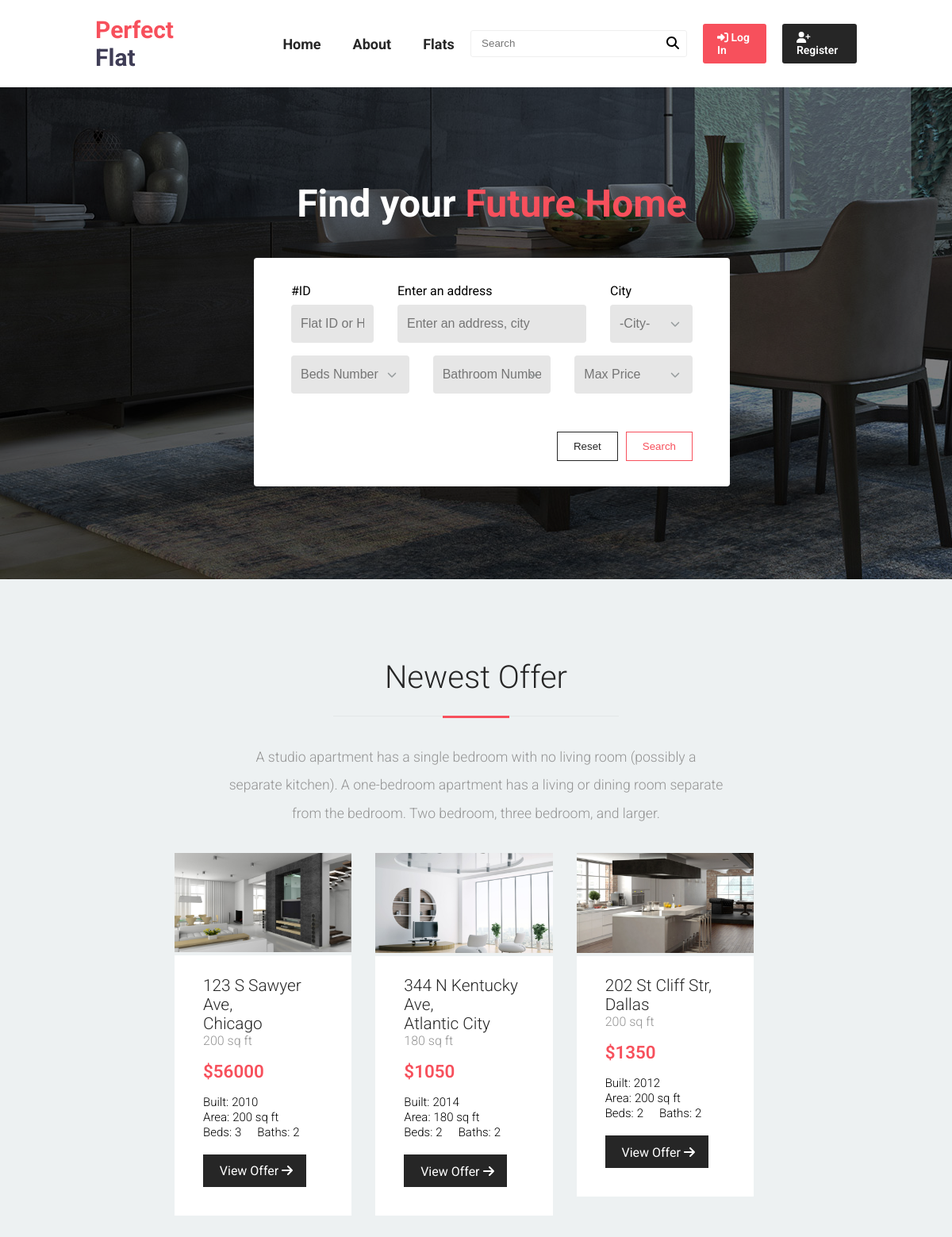
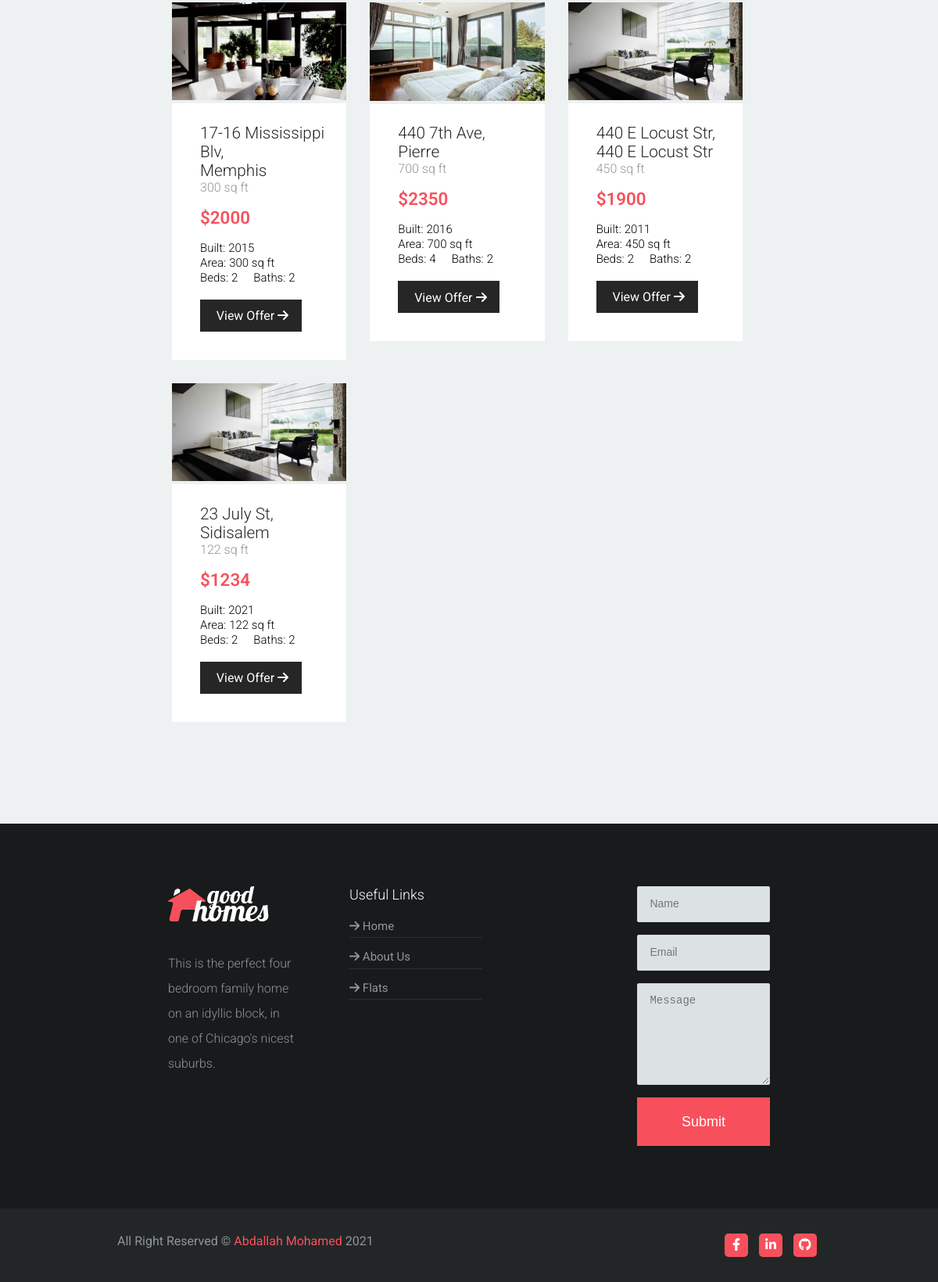
The app's page /home.php with its own data (2 pictures, top to bottom).
### tables this page shows
CREATE TABLE `flat` (
  `Id` int(11) NOT NULL,
  `Cost` decimal(10,0) NOT NULL,
  `Built` year(4) NOT NULL,
  `Bedrooms_No` int(11) NOT NULL,
  `Bathrooms_No` int(11) NOT NULL,
  `Size` decimal(10,0) NOT NULL,
  `Features` varchar(255) NOT NULL,
  `Approved` varchar(1) NOT NULL,
  `Owner_ID` int(11) NOT NULL,
  `Rent_Condition` varchar(20) NOT NULL,
  `Rent_Period` int(11) NOT NULL,
  `Available_Date` date NOT NULL,
  `Timetable_Days` varchar(255) NOT NULL,
  `Timetable_Start` time NOT NULL,
  `Timetable_End` time NOT NULL,
  `Detail` text NOT NULL
);

CREATE TABLE `flat_location` (
  `Flat_ID` int(11) NOT NULL,
  `House_No` int(11) NOT NULL,
  `Street_Name` varchar(50) NOT NULL,
  `City` varchar(50) NOT NULL
);

### Functions/db_functions.php (called while the page is built, shortened)
<?php
    function get_flats(){
        $pdo = new PDO(DBCONNSTRING, DBUSER, DBPASS);
        $pdo->setAttribute(PDO::ATTR_ERRMODE, PDO::ERRMODE_EXCEPTION);
        $sql = "SELECT * FROM flat INNER JOIN flat_img ON flat.Id = flat_img.Flat_ID INNER JOIN flat_location ON flat.Id = flat_location.Flat_ID";
        $statement = $pdo->prepare($sql);
        $statement->execute();
        $row = $statement->fetchAll();
        return $row;
    }

### home.php (the view, shortened to what this page needs)
<?php
    include "Templates/head.php";
    include "Templates/nav.php";
    $flats = get_flats();
?>
    <main class="home">
      <section class='home-intro'>
        <div class='intro-text'>
          <h1>Find your <span class="main-color">Future Home</span></h1>
          <div class='search-form'>
          <form action="search.php" method="POST" class='d-flex'>
            <div class='form-group col-3'>
              <label>#ID</label>
              <input type="number" name="flatId" placeholder="Flat ID or House No">
            </div>
            <div class='form-group col-6'>
              <label>Enter an address</label>
              <input type="text" name="location" placeholder="Enter an address, city">
            </div>
            <div class='form-group col-3'>
              <label>City</label>
              <div class="selection">
                <input type='text' list="city" name="city" placeholder="-City-">
              </div>
            </div>
            <div class='form-group col-4'>
              <div class='selection'>
                <input type='number' list="beds" name="bedrooms" placeholder="Beds Number">
              </div>
            </div>
            <div class='form-group col-4'>
              <div class='selection'>
                <input type='text' list="bathroom" placeholder="Bathroom Number">
              </div>
            </div>
            <div class='form-group col-4'>
              <div class='selection'>
                <input type='number' name ="price" list="price" placeholder="Max Price">
              </div>
            </div>
            <div class='form-submit col-12'>
              <input type='reset' class="resetBtn" value='Reset'>
              <input type='submit' class='searchBtn' name='search' value="Search">
            </div>
          </form>
        </div>
        </div>
      </section>
      <section class="home-flats">
        <div class='container'>
          <div class='section_title'>
            <h1>Newest Offer</h1>
            <p>A studio apartment has a single bedroom with no living room (possibly a separate kitchen). A one-bedroom apartment has a living or dining room separate from the bedroom. Two bedroom, three bedroom, and larger.
            </p>
          </div>
          <div class='flats_inner'>
            <?php foreach($flats as $flat): ?>
              <?php if($flat['Approved'] == 'T'): ?>
                <?php $flatImages = explode(',', $flat['image']); ?>
                <div class="flat_box">
                  <div class='flat_thumbnail'>
                    <img src='Assessts/Img/flats/<?= $flatImages[0]; ?>'>
                  </div>
                  <div class='flat_info'>
                    <div class='flat_info__address'>
                      <span class="street"><?= $flat['Street_Name']?>, </span>
                      <span class="city"><?= $flat['City'] ?></span>
                    </div>
                    <div class='flat_info__size'>
                      <span><?= $flat['Size']?> sq ft</span>
                    </div>
                    <div class='flat_info__price'>
                      <span> $<?= $flat['Cost'] ?></span>
                    </div>
                    <div class='flat_info__details'>
                      <div class='flat_info_row'>
                        <div class='flat_info__detail'>
                          <span class='flat_detail__label'>Built:</span>
                          <span class='flat_detail__data'><?= $flat['Built'] ?></span>
                        </div>
                        <div class='flat_info__detail'>
                          <span class='flat_detail__label'>Area:</span>
                          <span class='flat_detail__data'><?= $flat['Size']?> sq ft</span>
                        </div>
                      </div>
                      <div calss='flat_info_row'>
                        <div class='flat_info__detail'>
                          <span class='flat_detail__label'>Beds:</span>
                          <span class='flat_detail__data'><?= $flat['Bedrooms_No']?></span>
                        </div>
                        <div class='flat_info__detail'>
                          <span class='flat_detail__label'>Baths:</span>
                          <span class='flat_detail__data'><?= $flat['Bathrooms_No']?></span>
                        </div>
                      </div>
                    </div>
                    <div class='flat_info__buttons'>
                      <a href="flat_detail.php?id=<?php echo $flat['Id'];?>" class='viewBtn'>
                        View Offer
                        <i class="fas fa-arrow-right"></i>
                      </a>
                    </div>
                  </div>
                </div>
              <?php endif; ?>
            <?php endforeach; ?>
          </div>
        </div>
      </section>
    </main>
  </body>
</html>
<?php
  include "Templates/foot.php";
?>
  </body>
</html>

### Assessts/CSS/style.css (style rules this page uses)
:root { --primary-color: #f7505c; --secondary-color: #3f3d56; --section-bg: #edf1f2; }
* { padding: 0; margin: 0; box-sizing: border-box; }
body { font-family: "Roboto", sans-serif; animation: fadeIn 0.85s; }
.main-color { color: var(--primary-color); }
.d-flex { display: flex; flex-wrap: wrap; }
.col-12, .col-6, .col-4, .col-3 { padding: 0 15px; }
.col-12 { width: 100%; }
.col-6 { flex-basis: 50%; max-width: 50%; }
.col-4 { flex-basis: 33.3333%; max-width: 33.3333%; }
.col-3 { flex-basis: 25%; max-width: 25%; }
.container { width: 80%; margin: 0 auto; }
.selection { position: relative; }
.section_title { text-align: center; }
.section_title h1 { position: relative; padding-bottom: 0.63em; margin-bottom: 0.85em; color: #262626; line-height: 1.2em; font-size: 2.5em; font-weight: 300; }
.section_title h1::before { content: ""; position: absolute; bottom: 0; left: 50%; transform: translateX(-50%); width: 360px; height: 1px; background: rgba(218, 221, 221, 0.5); }
.section_title h1::after { content: ""; position: absolute; bottom: -2px; left: 50%; transform: translateX(-50%); width: 84px; height: 3px; background: var(--primary-color); }
.section_title p { max-width: 65%; margin: auto; margin-bottom: 1.4em; color: #949494; font-size: 1.1rem; line-height: 2em; font-weight: 300; }
.home-intro { background-image: url("../Img/home-intro.jpg"); background-position: center; background-size: cover; display: flex; justify-content: center; align-items: center; height: 620px; position: relative; }
.home-intro:before { content: ""; position: absolute; top: 0; left: 0; width: 100%; height: 100%; background: rgba(0, 0, 0, 0.5); }
.home-intro .intro-text h1 { position: relative; z-index: 111234; color: #fff; font-size: 48px; text-align: center; margin-bottom: 40px; }
.home-intro .intro-text .search-form { position: relative; z-index: 111234; background: #fff; border-radius: 4px; padding: 2rem; width: 50vw; }
.search-form .form-group input, .search-form .form-group select { padding: 0.75rem; font-size: 1em; }
.search-form .form-submit { margin-top: 2rem; display: flex; justify-content: flex-end; }
.search-form .form-submit .resetBtn, .search-form .form-submit .searchBtn { padding: 10px 20px; border: 1px solid; background: none; cursor: pointer; transition: 0.3s; }
.search-form .form-submit .resetBtn { color: #262626; border-color: #262626; margin-right: 10px; }
.search-form .form-submit .searchBtn { border-color: var(--primary-color); color: var(--primary-color); }
.home-flats { padding: 100px 0; background: var(--section-bg); }
.flats_inner { margin-top: 2rem; display: flex; flex-wrap: wrap; padding: 0 100px; }
.flats_inner .flat_box { flex-basis: 33.3333%; max-width: 33.333%; padding-bottom: 30px; padding-right: 30px; }
.flat_box .flat_thumbnail { position: relative; overflow: hidden; }
.flat_box .flat_thumbnail img { width: 100%; max-width: 100%; height: auto; }
.flat_box .flat_info { background: #fff; padding: 1.6em 1.5em 2.25em 2.25em; }
.flat_box .flat_info span { font-family: "Roboto", "sans-serif"; font-weight: 300; font-style: normal; display: inline-block; }
.flat_box .flat_info .flat_info__address span { font-size: 1.3rem; color: #262626; }
.flat_box .flat_info .flat_info__size span { color: #949494; }
.flat_box .flat_info .flat_info__price { margin: 1rem 0; }
.flat_box .flat_info .flat_info__price span { color: var(--primary-color); font-weight: 600; font-size: 1.4rem; }
.flat_info__details .flat_info__detail { margin-right: 1em; display: inline-block; }
.flat_info__details .flat_info__detail span { font-size: 15px; }
.flat_info__buttons { margin-top: 1.2rem; }
.flat_info__buttons .viewBtn { display: block; width: fit-content; background: #262626; color: #fff; padding: 0.7em 1.05em 0.65em 1.3em; transition: 0.3s; text-decoration: none; }
.intro-text { margin-left: 40px; }
img { max-width: 100%; }
.form-group { margin-bottom: 1rem; }
.form-group label { margin-bottom: 0.5rem; display: inline-block; }
.form-group input { display: block; width: 100%; padding: 1rem 1.5rem; font-size: 1rem; font-weight: 400; line-height: 1.5; background: #e6e6e6; border: none; border-radius: 4px; outline: none; }
.form-group input[type="number"] { appearance: none; }

### records on screen
flat: shows a picture, flat_location.Street_Name "123 S Sawyer Ave", flat_location.City "Chicago", Size "200", Cost "56000", Built "2010", Bedrooms_No "3", Bathrooms_No "2"
flat: shows a picture, flat_location.Street_Name "344 N Kentucky Ave", flat_location.City "Atlantic City", Size "180", Cost "1050", Built "2014", Bedrooms_No "2", Bathrooms_No "2"
flat: shows a picture, flat_location.Street_Name "202 St Cliff Str", flat_location.City "Dallas", Size "200", Cost "1350", Built "2012", Bedrooms_No "2", Bathrooms_No "2"
flat: shows a picture, flat_location.Street_Name "17-16 Mississippi Blv", flat_location.City "Memphis", Size "300", Cost "2000", Built "2015", Bedrooms_No "2", Bathrooms_No "2"
flat: shows a picture, flat_location.Street_Name "440 7th Ave", flat_location.City "Pierre", Size "700", Cost "2350", Built "2016", Bedrooms_No "4", Bathrooms_No "2"
flat: flat_location.Street_Name "440 E Locust Str", flat_location.City "440 E Locust Str", Size "450", Cost "1900", Built "2011", Bedrooms_No "2", Bathrooms_No "2"
flat: flat_location.Street_Name "23 July St", flat_location.City "Sidisalem", Size "122", Cost "1234", Built "2021", Bedrooms_No "2", Bathrooms_No "2"
